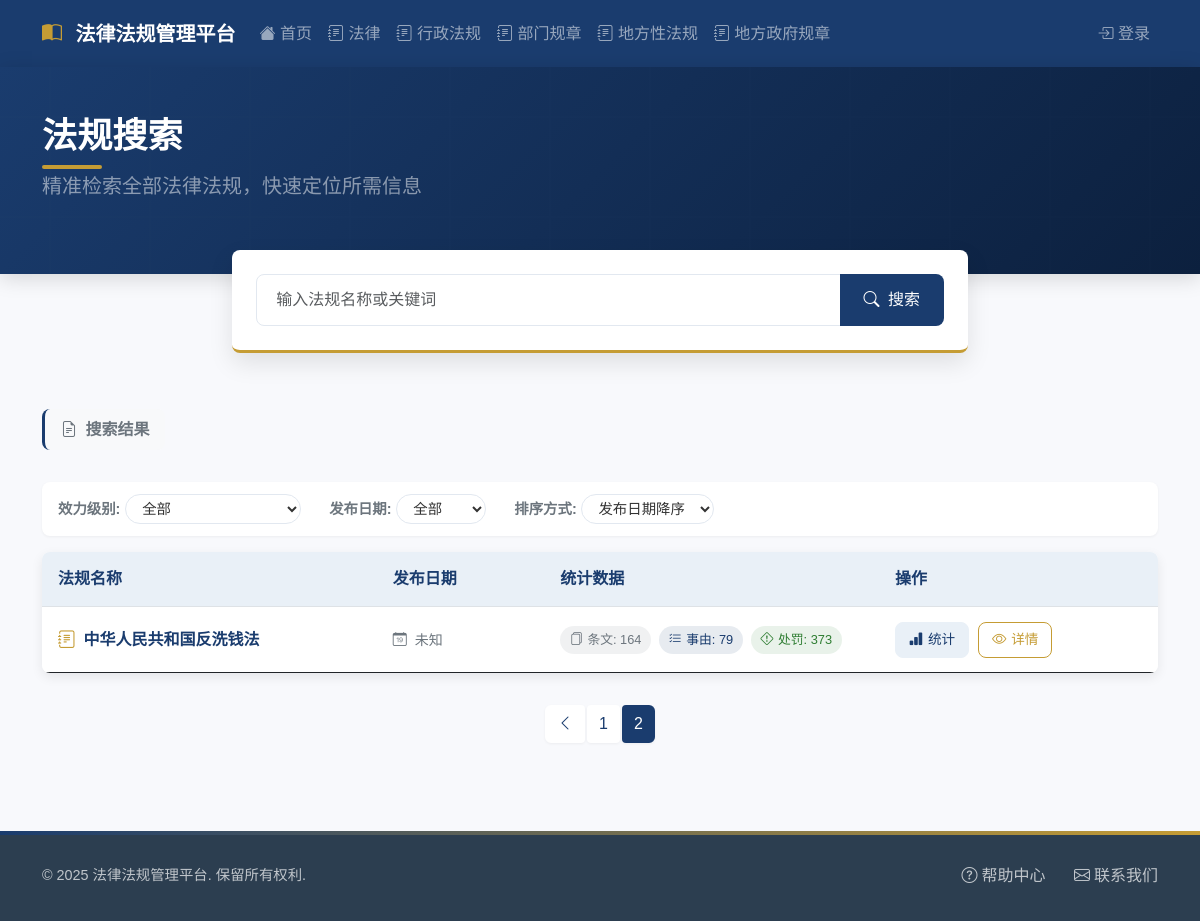
Page /search/regulations?page=2&keyword= on the earlier database version.
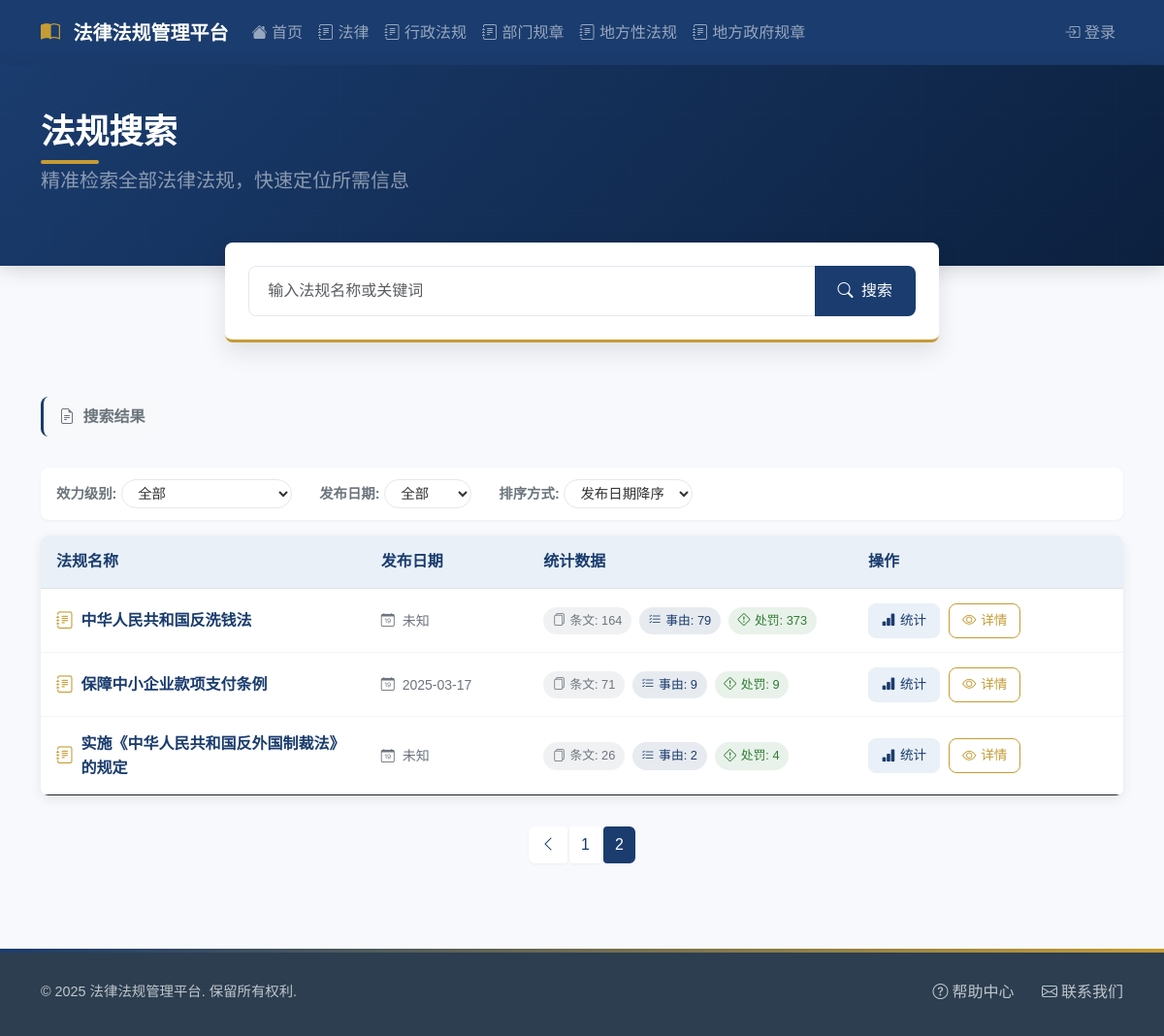
Same page on the later database version.
### models.py (models this page shows)
class LegalRegulation(db.Model):
    id = db.Column(db.Integer, primary_key=True)
    name = db.Column(db.String(200), nullable=False, unique=True)  # 法规名称
    document_number = db.Column(db.String(100))  # 文号
    issued_by = db.Column(db.String(100))  # 通过机构
    approved_by = db.Column(db.String(100))  # 批准机构
    issued_date = db.Column(db.DateTime)  # 批准日期
    effective_date = db.Column(db.DateTime)  # 生效日期
    revision_date = db.Column(db.DateTime)  # 修订日期
    hierarchy_level = db.Column(db.String(50))  # 效力级别
    province = db.Column(db.String(50))  # 省
    city = db.Column(db.String(50))  # 市
    status = db.Column(db.String(20), default='active')  # 状态：active, archived
    structures = relationship('LegalStructure', back_populates='regulation', cascade='all, delete-orphan')
    causes = relationship('LegalCause', back_populates='regulation', cascade='all, delete-orphan')

### app.py (the view, shortened to what this page needs)
@app.route('/search/regulations')
def search_regulations():
    keyword = request.args.get('keyword', '')
    page = request.args.get('page', 1, type=int)
    per_page = 10
    query = LegalRegulation.query
    pagination = query.paginate(page=page, per_page=per_page, error_out=False)
    regulations = pagination.items
    return render_template('regulations/list.html',
                           regulations=regulations,
                           pagination=pagination,
                           keyword=keyword)

### app.py (called while the page is built)
def get_punishment_count(regulation_id):
    return db.session.query(LegalPunishment).\
        join(LegalCause).\
        filter(LegalCause.regulation_id == regulation_id).\
        count()

@app.context_processor
def utility_processor():
    return {
        'get_punishment_count': get_punishment_count
    }

### templates/regulations/list.html (shortened to what this page needs)
<!DOCTYPE html>
<html lang="zh">
<head>
    <link href="https://cdn.jsdelivr.net/npm/bootstrap@5.3.0/dist/css/bootstrap.min.css" rel="stylesheet">
    <link rel="stylesheet" href="https://cdn.jsdelivr.net/npm/bootstrap-icons@1.11.0/font/bootstrap-icons.css">
</head>
<body>
    <nav class="navbar navbar-expand-lg navbar-dark">
        <div class="container">
            <a class="navbar-brand" href="/">
                <i class="bi bi-book-half"></i> 法律法规管理平台
            </a>
            <div class="collapse navbar-collapse" id="navbarNav">
                <ul class="navbar-nav">
                    <li class="nav-item">
                        <a class="nav-link" href="/">
                            <i class="bi bi-house-fill"></i> 首页
                        </a>
                    </li>
                    <li class="nav-item">
                        <a class="nav-link" href="{{ url_for('regulations_by_level', level='法律') }}">
                            <i class="bi bi-journal-text"></i> 法律
                        </a>
                    </li>
                    <li class="nav-item">
                        <a class="nav-link" href="{{ url_for('regulations_by_level', level='行政法规') }}">
                            <i class="bi bi-journal-text"></i> 行政法规
                        </a>
                    </li>
                    <li class="nav-item">
                        <a class="nav-link" href="{{ url_for('regulations_by_level', level='部门规章') }}">
                            <i class="bi bi-journal-text"></i> 部门规章
                        </a>
                    </li>
                    <li class="nav-item">
                        <a class="nav-link" href="{{ url_for('regulations_by_level', level='地方性法规') }}">
                            <i class="bi bi-journal-text"></i> 地方性法规
                        </a>
                    </li>
                    <li class="nav-item">
                        <a class="nav-link" href="{{ url_for('regulations_by_level', level='地方政府规章') }}">
                            <i class="bi bi-journal-text"></i> 地方政府规章
                        </a>
                    </li>
                </ul>
                <ul class="navbar-nav ms-auto">
                    {% if current_user.is_authenticated %}
                    <li class="nav-item dropdown">
                        <a class="nav-link dropdown-toggle" href="#" role="button" data-bs-toggle="dropdown">
                            <i class="bi bi-person-circle"></i> {{ current_user.username }}
                        </a>
                        <ul class="dropdown-menu dropdown-menu-end">
                            <li><a class="dropdown-item" href="#"><i class="bi bi-person-gear"></i> 个人设置</a></li>
                            <li><hr class="dropdown-divider"></li>
                            <li><a class="dropdown-item" href="{{ url_for('logout') }}"><i class="bi bi-box-arrow-right"></i> 退出登录</a></li>
                        </ul>
                    </li>
                    {% else %}
                    <li class="nav-item">
                        <a class="nav-link" href="{{ url_for('login') }}">
                            <i class="bi bi-box-arrow-in-right"></i> 登录
                        </a>
                    </li>
                    {% endif %}
                </ul>
            </div>
        </div>
    </nav>
    <header class="page-header">
        <div class="container">
            <div class="row align-items-center">
                <div class="col-lg-6">
                    <h1 class="page-title">法规搜索</h1>
                    <p class="lead text-white-50">
                        精准检索全部法律法规，快速定位所需信息
                    </p>
                </div>
            </div>
        </div>
    </header>
    <div class="container">
        <div class="row justify-content-center">
            <div class="col-lg-8">
                <form action="{{ url_for('search_regulations') }}" method="get" class="search-container">
                    <div class="input-group">
                        <input type="text" class="form-control search-input"
                               name="keyword"
                               placeholder="输入法规名称或关键词"
                               value="{{ keyword or '' }}">
                        <button class="btn search-btn" type="submit">
                            <i class="bi bi-search me-1"></i> 搜索
                        </button>
                    </div>
                </form>
            </div>
        </div>
    </div>
    <section class="content-section">
        <div class="container">
            <div class="d-flex align-items-center mb-3">
                <span class="search-result-title">
                    <i class="bi bi-file-earmark-text me-1"></i> 搜索结果
                </span>
            </div>
            <div class="filter-options">
                <div class="filter-group d-flex align-items-center me-3">
                    <span class="filter-label">效力级别:</span>
                    <select class="filter-select" name="level">
                        <option value="">全部</option>
                    </select>
                </div>
                <div class="filter-group d-flex align-items-center me-3">
                    <span class="filter-label">发布日期:</span>
                    <select class="filter-select" name="date">
                        <option value="">全部</option>
                    </select>
                </div>
                <div class="filter-group d-flex align-items-center">
                    <span class="filter-label">排序方式:</span>
                    <select class="filter-select" name="sort">
                        <option value="date_desc">发布日期降序</option>
                    </select>
                </div>
            </div>
            {% if regulations %}
            <div class="regulations-table-container">
                <table class="table regulations-table mb-0">
                    <thead>
                        <tr>
                            <th style="width: 30%">法规名称</th>
                            <th style="width: 15%">发布日期</th>
                            <th style="width: 30%">统计数据</th>
                            <th style="width: 25%">操作</th>
                        </tr>
                    </thead>
                    <tbody>
                        {% for regulation in regulations %}
                        <tr>
                            <td>
                                <div class="regulation-name">
                                    <i class="bi bi-journal-text"></i>
                                    {{ regulation.name }}
                                </div>
                            </td>
                            <td>
                                <div class="text-secondary small">
                                    <i class="bi bi-calendar-date me-1"></i>
                                    {{ regulation.issued_date.strftime('%Y-%m-%d') if regulation.issued_date else '未知' }}
                                </div>
                            </td>
                            <td>
                                <div class="stat-badges">
                                    <span class="stat-badge">
                                        <i class="bi bi-files"></i>条文: {{ regulation.structures|length }}
                                    </span>
                                    <span class="stat-badge primary">
                                        <i class="bi bi-list-check"></i>事由: {{ regulation.causes|length }}
                                    </span>
                                    <span class="stat-badge success">
                                        <i class="bi bi-exclamation-diamond"></i>处罚: {{ get_punishment_count(regulation.id) }}
                                    </span>
                                </div>
                            </td>
                            <td>
                                <a href="{{ url_for('regulation_stats', regulation_id=regulation.id) }}"
                                   class="action-btn stats-btn">
                                    <i class="bi bi-bar-chart-fill"></i> 统计
                                </a>
                                <a href="{{ url_for('regulation_detail', regulation_id=regulation.id) }}"
                                   class="action-btn detail-btn">
                                    <i class="bi bi-eye"></i> 详情
                                </a>
                            </td>
                        </tr>
                        {% endfor %}
                    </tbody>
                </table>
            </div>
            {% endif %}
            {% if pagination and pagination.pages > 1 %}
            <nav aria-label="法规分页">
                <ul class="pagination justify-content-center">
                    {% if pagination.has_prev %}
                    <li class="page-item">
                        <a class="page-link" href="{{ url_for('search_regulations', page=pagination.prev_num, keyword=keyword) }}" aria-label="上一页">
                            <i class="bi bi-chevron-left"></i>
                        </a>
                    </li>
                    {% endif %}
                    {% for page in pagination.iter_pages(left_edge=1, right_edge=1, left_current=1, right_current=2) %}
                        {% if page %}
                            {% if page != pagination.page %}
                            <li class="page-item">
                                <a class="page-link" href="{{ url_for('search_regulations', page=page, keyword=keyword) }}">
                                    {{ page }}
                                </a>
                            </li>
                            {% else %}
                            <li class="page-item active">
                                <span class="page-link">{{ page }}</span>
                            </li>
                            {% endif %}
                        {% else %}
                        <li class="page-item disabled">
                            <span class="page-link">...</span>
                        </li>
                        {% endif %}
                    {% endfor %}
                </ul>
            </nav>
            {% endif %}
        </div>
    </section>
    <footer>
        <div class="container">
            <div class="footer-content">
                <p class="copyright mb-0">&copy; 2025 法律法规管理平台. 保留所有权利.</p>
                <div class="footer-links">
                    <a href="#"><i class="bi bi-question-circle me-1"></i>帮助中心</a>
                    <a href="#"><i class="bi bi-envelope me-1"></i>联系我们</a>
                </div>
            </div>
        </div>
    </footer>
</body>
</html>

Differences in the rows shown:
added LegalRegulation: name "保障中小企业款项支付条例", issued_date "2025-03-17", structures|length "71", causes|length "9", get_punishment_count "9"
added LegalRegulation: name "实施《中华人民共和国反外国制裁法》的规定", issued_date "未知", structures|length "26", causes|length "2", get_punishment_count "4"
